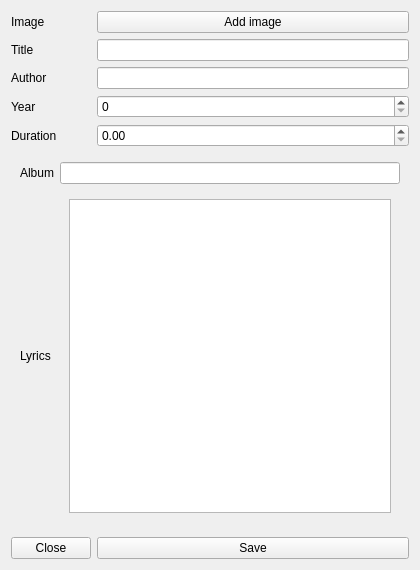
<?xml version="1.0" encoding="UTF-8"?>
<ui version="4.0">
 <class>mediaEditor</class>
 <widget class="QWidget" name="mediaEditor">
  <property name="geometry">
   <rect>
    <x>0</x>
    <y>0</y>
    <width>420</width>
    <height>570</height>
   </rect>
  </property>
  <property name="sizePolicy">
   <sizepolicy hsizetype="Preferred" vsizetype="Preferred">
    <horstretch>0</horstretch>
    <verstretch>0</verstretch>
   </sizepolicy>
  </property>
  <property name="minimumSize">
   <size>
    <width>420</width>
    <height>570</height>
   </size>
  </property>
  <property name="maximumSize">
   <size>
    <width>420</width>
    <height>570</height>
   </size>
  </property>
  <property name="windowTitle">
   <string>Create new media</string>
  </property>
  <layout class="QGridLayout" name="gridLayout">
   <item row="3" column="0">
    <widget class="QLabel" name="yearLabel">
     <property name="text">
      <string>Year</string>
     </property>
    </widget>
   </item>
   <item row="0" column="0">
    <widget class="QLabel" name="photoLabel">
     <property name="text">
      <string>Image</string>
     </property>
    </widget>
   </item>
   <item row="1" column="0">
    <widget class="QLabel" name="titleLabel">
     <property name="text">
      <string>Title</string>
     </property>
    </widget>
   </item>
   <item row="2" column="1">
    <widget class="QLineEdit" name="authorLine"/>
   </item>
   <item row="0" column="1">
    <widget class="QPushButton" name="photoButton">
     <property name="text">
      <string>Add image</string>
     </property>
    </widget>
   </item>
   <item row="4" column="0">
    <widget class="QLabel" name="durationLabel">
     <property name="text">
      <string>Duration</string>
     </property>
    </widget>
   </item>
   <item row="1" column="1">
    <widget class="QLineEdit" name="titleLine"/>
   </item>
   <item row="6" column="0">
    <widget class="QPushButton" name="closeButton">
     <property name="text">
      <string>Close</string>
     </property>
    </widget>
   </item>
   <item row="6" column="1">
    <widget class="QPushButton" name="saveButton">
     <property name="text">
      <string>Save</string>
     </property>
    </widget>
   </item>
   <item row="2" column="0">
    <widget class="QLabel" name="authorLabel">
     <property name="text">
      <string>Author</string>
     </property>
    </widget>
   </item>
   <item row="5" column="0" colspan="2">
    <widget class="QStackedWidget" name="stackedWidget">
     <property name="minimumSize">
      <size>
       <width>0</width>
       <height>0</height>
      </size>
     </property>
     <property name="currentIndex">
      <number>1</number>
     </property>
     <widget class="QWidget" name="audiobook">
      <layout class="QGridLayout" name="gridLayout_4">
       <item row="0" column="0">
        <widget class="QLabel" name="readerLabel">
         <property name="text">
          <string>Reader</string>
         </property>
        </widget>
       </item>
       <item row="0" column="1">
        <widget class="QLineEdit" name="readerLine"/>
       </item>
       <item row="1" column="0">
        <widget class="QLabel" name="summaryLabel">
         <property name="text">
          <string>Summary</string>
         </property>
        </widget>
       </item>
       <item row="1" column="1">
        <widget class="QWidget" name="widget" native="true">
         <layout class="QVBoxLayout" name="verticalLayout">
          <item>
           <widget class="QTextEdit" name="summaryText"/>
          </item>
         </layout>
        </widget>
       </item>
      </layout>
     </widget>
     <widget class="QWidget" name="music">
      <layout class="QGridLayout" name="gridLayout_2">
       <item row="0" column="0">
        <widget class="QLabel" name="albumLabel">
         <property name="text">
          <string>Album</string>
         </property>
        </widget>
       </item>
       <item row="0" column="1">
        <widget class="QLineEdit" name="albumLine"/>
       </item>
       <item row="1" column="0">
        <widget class="QLabel" name="lyricsLabel">
         <property name="text">
          <string>Lyrics</string>
         </property>
        </widget>
       </item>
       <item row="1" column="1">
        <widget class="QWidget" name="widget_2" native="true">
         <layout class="QVBoxLayout" name="verticalLayout_2">
          <item>
           <widget class="QTextEdit" name="lyricsText"/>
          </item>
         </layout>
        </widget>
       </item>
      </layout>
     </widget>
     <widget class="QWidget" name="podcast">
      <layout class="QGridLayout" name="gridLayout_3">
       <item row="1" column="0">
        <widget class="QLabel" name="episodeLabel">
         <property name="text">
          <string>Episode</string>
         </property>
        </widget>
       </item>
       <item row="1" column="1">
        <widget class="QLineEdit" name="episodeLine"/>
       </item>
       <item row="0" column="0">
        <widget class="QLabel" name="sesaonLabel">
         <property name="text">
          <string>Season</string>
         </property>
        </widget>
       </item>
       <item row="0" column="1">
        <widget class="QLineEdit" name="seasonLine"/>
       </item>
       <item row="2" column="1">
        <spacer name="verticalSpacer">
         <property name="orientation">
          <enum>Qt::Orientation::Vertical</enum>
         </property>
         <property name="sizeHint" stdset="0">
          <size>
           <width>20</width>
           <height>40</height>
          </size>
         </property>
        </spacer>
       </item>
      </layout>
     </widget>
    </widget>
   </item>
   <item row="3" column="1">
    <widget class="QSpinBox" name="yearLine">
     <property name="maximum">
      <number>9999</number>
     </property>
    </widget>
   </item>
   <item row="4" column="1">
    <widget class="QDoubleSpinBox" name="durationLine">
     <property name="maximum">
      <double>999.990000000000009</double>
     </property>
    </widget>
   </item>
  </layout>
 </widget>
 <resources/>
 <connections/>
</ui>
